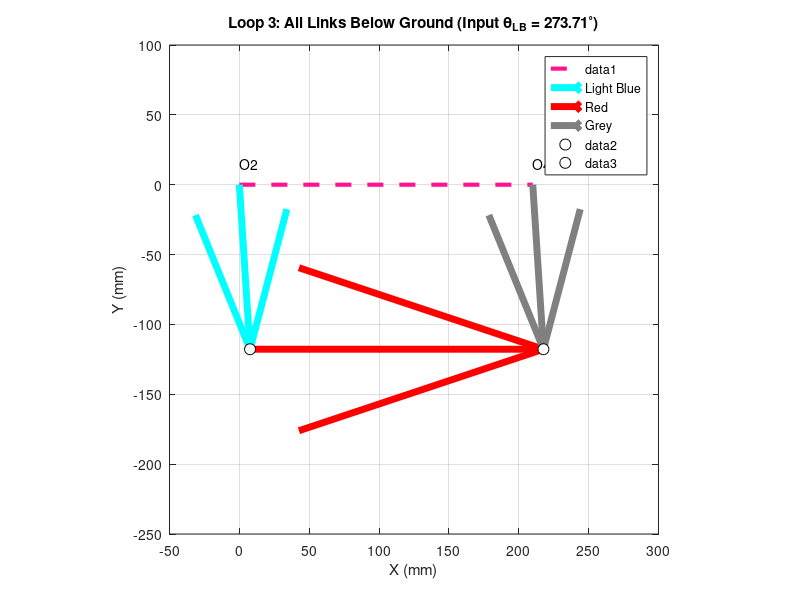

Recreate this plot in MATLAB.
clear all; close all; clc;

%% --- STEP 1: PRE-CALCULATE INPUT FROM LOOP 2 ---
% คำนวณหา Theta Light Blue ที่ถูกต้องจาก Loop 2 (กรณี Brown ชี้ลง)
L_Ground_L2 = 210; L_Brown = 118; L_Blue = 210; L_LightBlue_L2 = 168;
theta_Brown = deg2rad(-81.65); % Brown Input

% Solver Loop 2 (Simplified for getting input)
d = L_Ground_L2; a = L_Brown; b = L_Blue; c = L_LightBlue_L2;
K1=d/a; K2=d/c; K3=(a^2-b^2+c^2+d^2)/(2*a*c);
A=cos(theta_Brown)-K1-K2*cos(theta_Brown)+K3; B=-2*sin(theta_Brown); C=K1-(K2+1)*cos(theta_Brown)+K3;
det = B^2 - 4*A*C;
% เลือกคำตอบที่ทำให้ Light Blue ชี้ลง (Below Ground)
t4_1 = 2*atan2(-B+sqrt(det), 2*A);
t4_2 = 2*atan2(-B-sqrt(det), 2*A);
if sin(t4_1) < 0, theta_LB_In = t4_1; else, theta_LB_In = t4_2; end

fprintf('Input Theta from Loop 2 (Light Blue): %.2f deg\n', rad2deg(theta_LB_In));

%% --- STEP 2: SOLVE LOOP 3 (Target) ---
% SYSTEM PARAMETERS (Loop 3)
L_Ground    = 210; % d
L_LightBlue = 118; % a (Input for L3, Length is 118 here)
L_Red       = 210; % b (Coupler)
L_Grey      = 118; % c (Output)

% Map to Norton Variables
d = L_Ground;
a = L_LightBlue; % Input
b = L_Red;       % Coupler
c = L_Grey;      % Output

% Input Angle (From Step 1)
theta2 = theta_LB_In; 

% 1. Calculate Constants
K1 = d/a;
K2 = d/c;
K3 = (a^2 - b^2 + c^2 + d^2)/(2*a*c);
K4 = d/b;
K5 = (c^2 - d^2 - a^2 - b^2)/(2*a*b);

% 2. Calculate Theta 4 (Grey - Output)
A = cos(theta2) - K1 - K2*cos(theta2) + K3;
B = -2*sin(theta2);
C = K1 - (K2+1)*cos(theta2) + K3;

det = B^2 - 4*A*C;
if det < 0, error('Assembly failed'); end

t4_1 = 2*atan2(-B + sqrt(det), 2*A);
t4_2 = 2*atan2(-B - sqrt(det), 2*A);

% 3. Calculate Theta 3 (Red - Coupler)
D = cos(theta2) - K1 + K4*cos(theta2) + K5;
E = -2*sin(theta2);
F = K1 + (K4-1)*cos(theta2) + K5;

det3 = E^2 - 4*D*F;
t3_1 = 2*atan2(-E + sqrt(det3), 2*D);
t3_2 = 2*atan2(-E - sqrt(det3), 2*D);

% --- SELECTION LOGIC: ALL LINKS BELOW GROUND ---
% เราต้องการให้จุดต่อ (Joints) มีค่า Y < 0
% Joint 1 (LB-Red): y = a*sin(theta2) (รู้อยู่แล้วว่าเป็นลบ)
% Joint 2 (Red-Grey): y = c*sin(theta4) (ต้องเช็คค่านี้)

% Check Case 1
y_grey_1 = c * sin(t4_1);
% Check Case 2
y_grey_2 = c * sin(t4_2);

if y_grey_1 < 0
    theta_Grey = t4_1;
    % คู่กับ Red ที่เหมาะสม (ปกติ Parallelogram จะคู่กับ Red ~ 0 หรือ 180)
    % เช็ค Vector Loop: R_LB + R_Red - R_Grey - R_Ground = 0
    % ลองคู่กับ t3_1
    err1 = abs(a*exp(1j*theta2) + b*exp(1j*t3_1) - c*exp(1j*theta_Grey) - d);
    if err1 < 1e-4
        theta_Red = t3_1;
    else
        theta_Red = t3_2;
    end
else
    theta_Grey = t4_2;
    err1 = abs(a*exp(1j*theta2) + b*exp(1j*t3_1) - c*exp(1j*theta_Grey) - d);
    if err1 < 1e-4
        theta_Red = t3_1;
    else
        theta_Red = t3_2;
    end
end

%% 3. PLOTTING
R_Ground    = d * exp(1j * 0);
R_LightBlue = a * exp(1j * theta2);
R_Red       = b * exp(1j * theta_Red);
R_Grey      = c * exp(1j * theta_Grey);

% Coordinates
O2 = 0;
O4 = R_Ground;
J_LB_Red = O2 + R_LightBlue;   % Joint 1
J_Red_Grey = O4 + R_Grey;      % Joint 2 (Note: Grey vector starts at O4 in Norton derivation)

figure('Color','w','Position',[100 100 800 600]); 
hold on; axis equal; grid on; box on;
title(['Loop 3: All Links Below Ground (Input \theta_{LB} = ' num2str(rad2deg(theta2), '%.2f') '^\circ)']);
xlabel('X (mm)'); ylabel('Y (mm)');

% 1. Ground (Pink)
plot([0 real(R_Ground)], [0 imag(R_Ground)], 'Color', [1 0.07 0.57], 'LineWidth', 3, 'LineStyle', '--');
text(0, 15, 'O2'); text(real(O4), 15, 'O4');

% 2. Light Blue Link (O2 -> Joint 1)
quiver(0, 0, real(R_LightBlue), imag(R_LightBlue), 0, 'c', 'LineWidth', 5, 'MaxHeadSize', 0.5, 'DisplayName', 'Light Blue');

% 3. Red Link (Joint 1 -> Joint 2)
% สร้าง Vector จากจุด J_LB_Red ไป J_Red_Grey
vec_Red = J_Red_Grey - J_LB_Red;
quiver(real(J_LB_Red), imag(J_LB_Red), real(vec_Red), imag(vec_Red), 0, 'r', 'LineWidth', 5, 'MaxHeadSize', 0.5, 'DisplayName', 'Red');

% 4. Grey Link (O4 -> Joint 2)
quiver(real(O4), imag(O4), real(R_Grey), imag(R_Grey), 0, 'Color', [0.5 0.5 0.5], 'LineWidth', 5, 'MaxHeadSize', 0.5, 'DisplayName', 'Grey');

% Joints
plot(real(J_LB_Red), imag(J_LB_Red), 'ko', 'MarkerFaceColor', 'w', 'MarkerSize', 8);
plot(real(J_Red_Grey), imag(J_Red_Grey), 'ko', 'MarkerFaceColor', 'w', 'MarkerSize', 8);

legend('Location','NorthEast');
xlim([-50 300]); ylim([-250 100]); % ปรับแกน Y ให้เน้นด้านล่าง

% แสดงผลลัพธ์
fprintf('========================================\n');
fprintf('RESULTS LOOP 3 (All Below Ground)\n');
fprintf('========================================\n');
fprintf('Theta Light Blue (Input): %8.2f deg\n', rad2deg(theta2));
fprintf('Theta Red (Coupler)     : %8.2f deg\n', rad2deg(theta_Red));
fprintf('Theta Grey (Output)     : %8.2f deg\n', rad2deg(theta_Grey));
fprintf('========================================\n');
